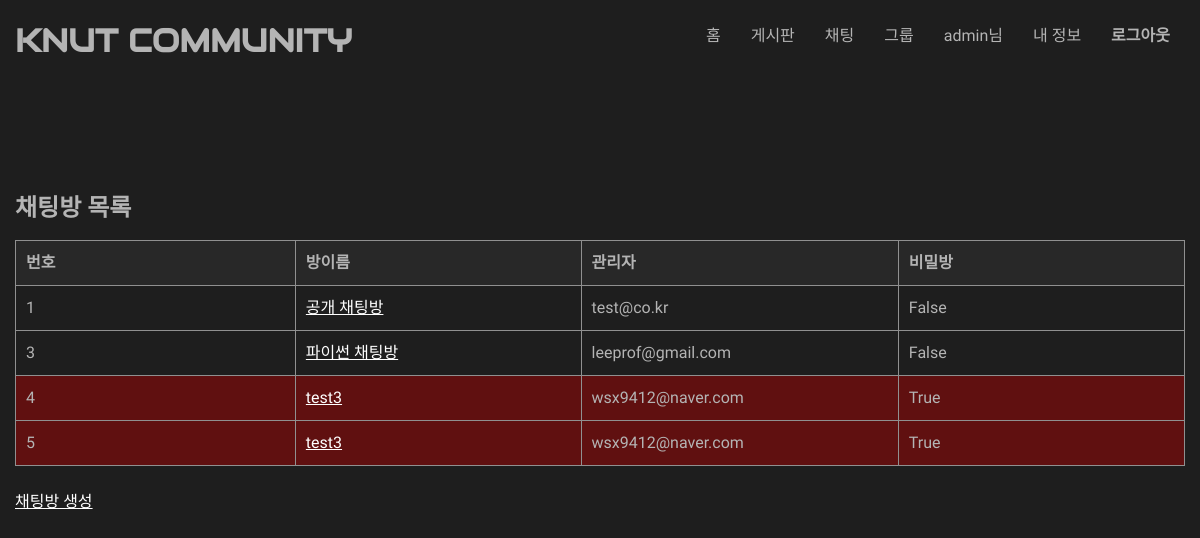
Screenshot of /classapp/chat/list/ (signed in) with the database file from the repository.
### classapp/models.py (models this page shows, shortened)
class Chatroom(models.Model):
    name = models.CharField(max_length = 200)
    secret = models.BooleanField(default = False)
    password = models.CharField(max_length = 50,blank=True)
    manager_s = models.ForeignKey(Student, on_delete = models.CASCADE,null=True,blank=True)
    manager_p = models.ForeignKey(Professor, on_delete = models.CASCADE,null=True,blank=True)

class Student(models.Model):
    email = models.EmailField(unique = True)
    password = models.CharField(max_length = 20)
    number = models.IntegerField()
    def __str__(self):
        return self.email

class Professor(models.Model):
    email = models.EmailField(unique = True)
    password = models.CharField(max_length = 20)
    number = models.IntegerField()
    def __str__(self):
        return self.email

### classapp/views.py (the view)
# urls.py: path('chat/list/',views.ChatroomListView.as_view(),name='chat_list'),  # 채팅방 목록 조회
class ChatroomListView(ListView):
	model = models.Chatroom
	def get(self, request, *args,**kwargs):
		if not request.session.get('login',False):
			return render(request, 'classapp/msg.html',{'msg':"권한이 없습니다"})
		object_list = models.Chatroom.objects.filter()
		return render(request,'classapp/chat_list.html',{'object_list':object_list})

### classapp/templates/classapp/chat_list.html
{% extends "classapp/base.html" %}
{% block content %}
<div class=board>
<h2>채팅방 목록</h2>
<table class="table">
        <thread>
        <tr>
            <th>번호</th>
            <th>방이름</th>
            <th>관리자</th>
            <th>비밀방</th>
        </tr>
        </thread>
        <tbody>
        {% for chatroom in object_list %}
        <tr>
            {% if chatroom.secret %}
            <td bgcolor=#601010>{{chatroom.id}}</td>
            <td bgcolor=#601010><a href="{% url 'classapp:chat_room' chatroom.id %}">{{ chatroom.name }}</a></td>
            <td bgcolor=#601010>
                {% if chatroom.manager_p != None %}
                    {{ chatroom.manager_p }}
                {% elif chatroom.manager_s != None%}
                    {{ chatroom.manager_s }}
                {% endif %}
            </td>
            <td bgcolor=#601010>{{ chatroom.secret }}</td>
            {% else %}
            <td >{{chatroom.id}}</td>
            <td ><a href="{% url 'classapp:chat_room' chatroom.id %}">{{ chatroom.name }}</a></td>
            <td >
                {% if chatroom.manager_p != None %}
                    {{ chatroom.manager_p }}
                {% elif chatroom.manager_s != None%}
                    {{ chatroom.manager_s }}
                {% endif %}
            </td>
            <td>{{ chatroom.secret }}</td>
            {% endif %}
        </tr>
        {% endfor %}
        </tbody>
</table>
</div>
<br>
<a href="{% url 'classapp:chat_create' %}">채팅방 생성</a>
{% endblock content %}

### classapp/templates/classapp/base.html (style rules this page uses)
body a { color: white; }
body { width:1170px; margin:0 auto; background-color:#1E1E1E; color: rgb(180, 180, 180); font-family: 'Nanum Gothic', serif; line-height:1.5em }
.board table { border-collapse: collapse; text-align: left; line-height: 1.5; margin : auto; }
.board table th { background-color:rgb(40,40,40); width: 150px; padding: 10px; font-weight: bold; vertical-align: top; border: 1px solid #909090; }
.board table td { width: 350px; padding: 10px; vertical-align: top; border: 1px solid #909090; }

### rows the page displays
Chatroom: id "1", name "공개 채팅방", manager_s "test@co.kr", secret "False"
Chatroom: id "3", name "파이썬 채팅방", manager_p "leeprof@gmail.com", secret "False"
Chatroom: id "4", name "test3", manager_s "wsx9412@naver.com", secret "True"
Chatroom: id "5", name "test3", manager_s "wsx9412@naver.com", secret "True"

### other values shown
{{ request.session.email }} "admin"
